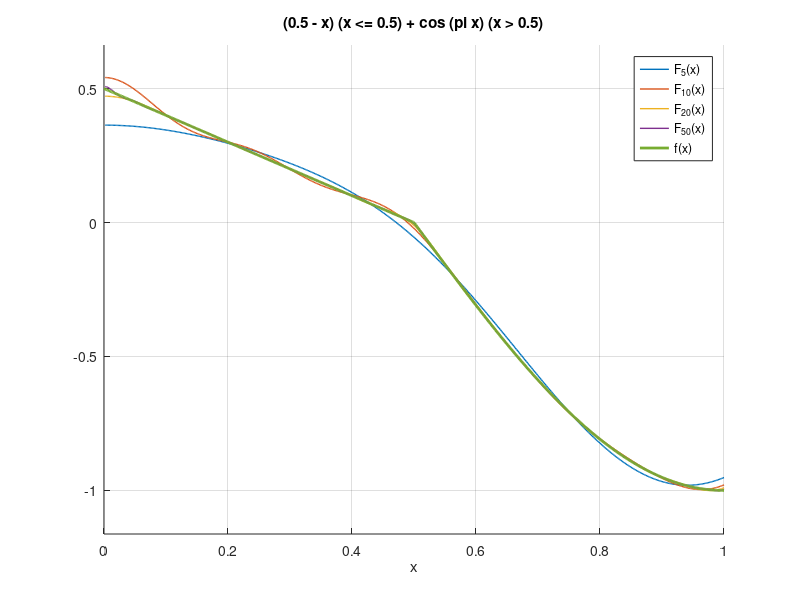

Recreate this plot in MATLAB.
% Pavel Shago V2
%%  Task 2

%%  1

%%{
hold on;
grid on;
xlabel('x');
ylabel('y');

f = @(x) (0.5 - x).*(x <= 0.5) + cos(pi*x).*(x > 0.5);
w = @(x) x.^2;
T = @(n, x) sin(n * x) ./ x;

a = 0;
b = 1;
i = 0;
n_values = [5, 10, 20, 50];

for n=n_values
  sum = @(x) 0;
for i = 1:n
    mu_x=i;
    mu = @(x) tan(x);
    mu_guess = (mu_x-0.5) .*pi;
    mu_n = fsolve(mu, mu_guess);

    numerator = integral(@(x) T(mu_n, x) .* f(x) .* w(x), a, b, 'ArrayValued', true);
    denominator = integral(@(x) (T(mu_n, x).^2) .* w(x), a, b, 'ArrayValued', true);

    a_i = numerator/denominator;
    last_sum = sum;
    sum = @(x) last_sum(x)+a_i .*(sin(mu_n .* x)./x);
end
  handle = ezplot(sum, [0,1]);
  set(handle,'LineWidth',1);
end

handle = ezplot(f, [0,1]);
set(handle,'LineWidth',2);
legend('F_5(x)', 'F_{10}(x)', 'F_{20}(x)', 'F_{50}(x)', 'f(x)');
hold off;
%%}


%%  2
%{
eq_1 = @(x, y) 2.*x + 8.*y.*x.*sin(y) - 3;
eq_2 = @(x, y) 4 - 3.*x.^2 - 5.*y.^2;

[x, y] = meshgrid(linspace(-5, 5, 50));

z1 = eq_1(x, y);
z2 = eq_2(x, y);

h = figure;
surf(x, y, z1, 'FaceColor', 'yellow', 'FaceAlpha', 0.5, 'EdgeColor', 'none');
hold on;

surf(x, y, z2, 'FaceColor', 'blue', 'EdgeColor', 'none');
title('Поверхности функций eq_1 и eq_2');
xlabel('x');
ylabel('y');
legend({'eq_1', 'eq_2'});
a = [-4, 2, -100];
plot3(a(1), a(2), a(3), 'o', 'MarkerSize', 3, 'MarkerFaceColor', 'yellow', 'MarkerEdgeColor', 'black');
view(45, 20);
light;
material shiny;

distance_func = @(w) sqrt((a(1) - w(1)).^2 + (a(2) - w(2)).^2 + (a(3) - eq_2(w(1), w(2))).^2);
min_distance = fminunc(@(w) distance_func(w), [100, -100]);
b = [min_distance(1), min_distance(2), eq_2(min_distance(1), min_distance(2))];

plot3([a(1), b(1)], [a(2), b(2)], [a(3), b(3)], 'g--', 'LineWidth', 1);
plot3(b(1), b(2), b(3), 'o', 'MarkerSize', 4, 'MarkerFaceColor', 'yellow', 'MarkerEdgeColor', 'black');

difference = z1 - z2;
threshold = 0.01;
[C, ~] = contourc(x, y, difference, [threshold, -threshold]);

for i = 1:length(C)
    if C(1, i) == threshold || C(1, i) == -threshold
        j = i + 1;
        num_points = C(2, i);
        contour_x = C(1, j:j+num_points-1);
        contour_y = C(2, j:j+num_points-1);

        contour_z1 = interp2(x, y, z1, contour_x, contour_y);
        contour_z2 = interp2(x, y, z2, contour_x, contour_y);

        contour_z = (contour_z1 + contour_z2) / 2;

        plot3(contour_x, contour_y, contour_z, 'r', 'LineWidth', 2);
    end
end

[~, idx_x] = min(abs(x(1, :) - b(1)));
[~, idx_y] = min(abs(y(:, 1) - b(2)));
min_index = [idx_x, idx_y];

[dx, dy] = gradient(z2, 1, 1);
normal_b = [dx(min_index), dy(min_index), -1] * 0.03;
quiver3(b(1), b(2), b(3), normal_b(1), normal_b(2), normal_b(3), 'r', 'LineWidth', 2);

normal_b = [normal_b(1), normal_b(2), normal_b(3)];

ab = b - a;
length_normal_b = norm(normal_b);
length_ab = norm(ab);

cos_angle = dot(normal_b, ab) / (length_normal_b * length_ab);

angle_deg = rad2deg(acos(cos_angle));
annotation('textbox', [0.18, 0.78, 0.1, 0.1], 'String', ['Angle ', num2str(angle_deg)],
           'EdgeColor', 'none', 'FontSize', 12, 'FontWeight', 'bold', 'Color', 'red');


hold off;
waitfor(h);
%}

%% 3
%{
f = @(y) sin(y) ./ log(y + 1) - 3 * cos(y) ./ (2 * sqrt(y));
F = @(x) arrayfun(@(x) integral(f, 0, x), x);

x = linspace(0, 10, 100);
F_values = arrayfun(F, x);

x_vals = linspace(0, 10, 100);
zero_points = [];

for i = 1:numel(x_vals) - 1
    x0 = x_vals(i);
    x1 = x_vals(i+1);
    try
      zero = fzero(F, [x0, x1]);
      zero_points = [zero_points, zero];
    catch
    end
end

disp('Нули F(x)');
disp(num2str(zero_points));


dFdx = diff(F_values) ./ diff(x);
x_mid = (x(1:end-1) + x(2:end)) / 2;

extremums = [];
for i = 2:numel(dFdx)
  if dFdx(i - 1) * dFdx(i) <= 0
    extremum_x = interp1(dFdx([i-1, i]), x_mid([i-1, i]), 0);
    extremums = [extremums, extremum_x];
  end
end

disp('Экстремумы F(x)');
disp(num2str(extremums));
%}
